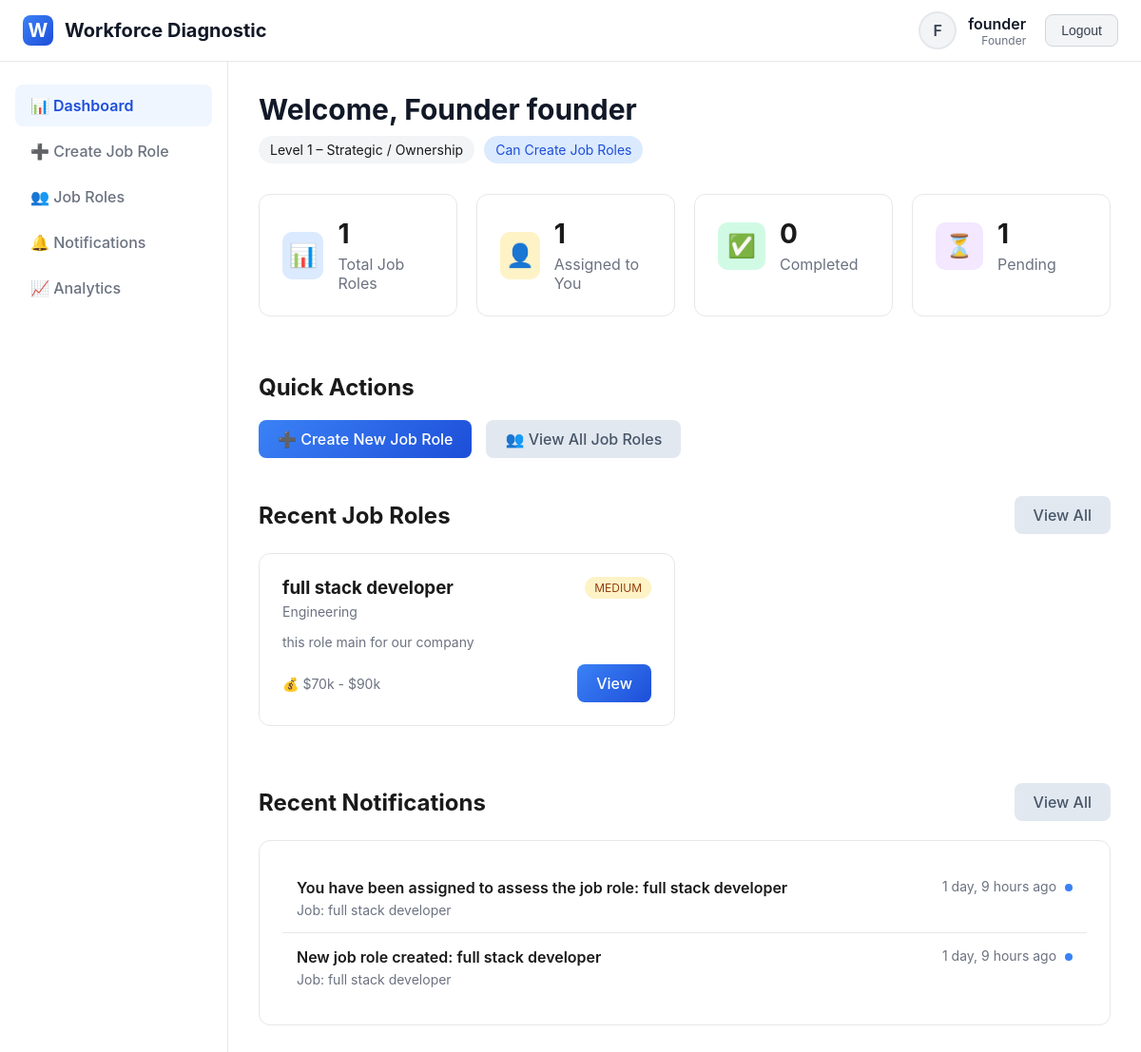
The app's page /dashboard/ (signed in) with its own data.
### diagnostic_app/models.py (models this page shows, shortened)
class User(AbstractUser):
    ROLE_CHOICES = [
        ('founder', 'Founder'),
        ('co_founder', 'Co-Founder'),
        ('ceo', 'CEO'),
        ('cfo', 'CFO'),
        ('cto', 'CTO / Tech Lead'),
        ('coo', 'COO'),
        ('project_head', 'Project Head / Team Lead'),
        ('hr_manager', 'HR Manager / People Operations'),
        ('recruiter', 'Recruiter'),
        ('hr_executive', 'HR Executive'),
    ]
    role = models.CharField(max_length=20, choices=ROLE_CHOICES)
    phone = models.CharField(max_length=15, blank=True)
    def get_level(self):
        level_map = {
            'founder': 1, 'co_founder': 1,
            'ceo': 2, 'cfo': 2,
            'cto': 2, 'coo': 2, 'project_head': 2,
            'hr_manager': 3, 'recruiter': 3, 'hr_executive': 3
        }
        return level_map.get(self.role, 0)
    def can_create_job_roles(self):
        return self.role in ['founder', 'co_founder']

class JobRole(models.Model):
    STATUS_CHOICES = [
        ('draft', 'Draft'),
        ('active', 'Active'),
        ('completed', 'Completed'),
        ('cancelled', 'Cancelled'),
    ]
    title = models.CharField(max_length=200)
    department = models.CharField(max_length=100)
    description = models.TextField()
    required_skills = models.TextField()
    experience_level = models.CharField(max_length=50)
    budget_range = models.CharField(max_length=100)
    urgency = models.CharField(max_length=20, choices=[
        ('low', 'Low'),
        ('medium', 'Medium'),
        ('high', 'High')
    ])
    created_by = models.ForeignKey(User, on_delete=models.CASCADE, related_name='created_jobs')
    created_at = models.DateTimeField(auto_now_add=True)
    status = models.CharField(max_length=20, choices=STATUS_CHOICES, default='draft')

class Notification(models.Model):
    user = models.ForeignKey(User, on_delete=models.CASCADE, related_name='notifications')
    message = models.TextField()
    job_role = models.ForeignKey(JobRole, on_delete=models.SET_NULL, null=True, blank=True)
    is_read = models.BooleanField(default=False)
    created_at = models.DateTimeField(auto_now_add=True)
    class Meta:
        ordering = ['-created_at']

### diagnostic_app/views.py (the view)
# urls.py: path('dashboard/', views.dashboard_view, name='dashboard'),
@login_required
def dashboard_view(request):
    if request.user.get_level() == 1:
        total_jobs = JobRole.objects.count()
        assigned_jobs = RoleAssignment.objects.filter(user=request.user).count()
    else:
        assigned_jobs = RoleAssignment.objects.filter(user=request.user).count()
        total_jobs = assigned_jobs
    completed = DiagnosticSubmission.objects.filter(user=request.user).count()
    pending = assigned_jobs - completed
    stats = {
        'total_jobs': total_jobs,
        'assigned_jobs': assigned_jobs,
        'completed': completed,
        'pending': pending,
        'completion_rate': round((completed / assigned_jobs * 100) if assigned_jobs > 0 else 0, 1)
    }
    if request.user.get_level() == 1:
        jobs = JobRole.objects.all().order_by('-created_at')[:6]
    else:
        assigned_job_ids = RoleAssignment.objects.filter(user=request.user).values_list('job_role_id', flat=True)
        jobs = JobRole.objects.filter(id__in=assigned_job_ids).order_by('-created_at')[:6]
    notifications = Notification.objects.filter(user=request.user, is_read=False).order_by('-created_at')[:5]
    context = {
        'stats': stats,
        'jobs': jobs,
        'notifications': notifications,
        'user_level': request.user.get_level(),
    }
    return render(request, 'diagnostic_app/dashboard.html', context)

### diagnostic_app/templates/diagnostic_app/dashboard.html (shortened to what this page needs)
{% extends 'diagnostic_app/base.html' %}
{% block content %}
<div class="page-header">
    <h1>Welcome, {{ user.get_role_display }} {{ user.username }}</h1>
    <div style="display: flex; align-items: center; gap: 10px; margin-top: 10px;">
        <span style="padding: 6px 12px; background: #f3f4f6; border-radius: 20px; font-size: 14px;">
            Level {{ user.get_level }}
            {% if user.get_level == 1 %} – Strategic / Ownership
            {% elif user.get_level == 2 %} – Execution / Delivery
            {% else %} – HR / Operations Support
            {% endif %}
        </span>
        {% if user.can_create_job_roles %}
        <span style="padding: 6px 12px; background: #dbeafe; color: #1d4ed8; border-radius: 20px; font-size: 14px;">
            Can Create Job Roles
        </span>
        {% endif %}
    </div>
</div>
<div style="display: grid; grid-template-columns: repeat(auto-fit, minmax(200px, 1fr)); gap: 20px; margin-bottom: 40px;">
    <div class="card">
        <div style="display: flex; align-items: center; gap: 15px;">
            <div style="width: 50px; height: 50px; background: #dbeafe; border-radius: 10px; display: flex; align-items: center; justify-content: center; font-size: 24px;">
                📊
            </div>
            <div>
                <h3 style="font-size: 28px; margin-bottom: 5px;">{{ stats.total_jobs }}</h3>
                <p style="color: #6b7280;">Total Job Roles</p>
            </div>
        </div>
    </div>
    <div class="card">
        <div style="display: flex; align-items: center; gap: 15px;">
            <div style="width: 50px; height: 50px; background: #fef3c7; border-radius: 10px; display: flex; align-items: center; justify-content: center; font-size: 24px;">
                👤
            </div>
            <div>
                <h3 style="font-size: 28px; margin-bottom: 5px;">{{ stats.assigned_jobs }}</h3>
                <p style="color: #6b7280;">Assigned to You</p>
            </div>
        </div>
    </div>
    <div class="card">
        <div style="display: flex; align-items: center; gap: 15px;">
            <div style="width: 50px; height: 50px; background: #d1fae5; border-radius: 10px; display: flex; align-items: center; justify-content: center; font-size: 24px;">
                ✅
            </div>
            <div>
                <h3 style="font-size: 28px; margin-bottom: 5px;">{{ stats.completed }}</h3>
                <p style="color: #6b7280;">Completed</p>
            </div>
        </div>
    </div>
    <div class="card">
        <div style="display: flex; align-items: center; gap: 15px;">
            <div style="width: 50px; height: 50px; background: #f3e8ff; border-radius: 10px; display: flex; align-items: center; justify-content: center; font-size: 24px;">
                ⏳
            </div>
            <div>
                <h3 style="font-size: 28px; margin-bottom: 5px;">{{ stats.pending }}</h3>
                <p style="color: #6b7280;">Pending</p>
            </div>
        </div>
    </div>
</div>
{% if user.can_create_job_roles %}
<div style="margin-bottom: 40px;">
    <h2 style="margin-bottom: 20px;">Quick Actions</h2>
    <div style="display: flex; gap: 15px;">
        <a href="{% url 'create_job_role' %}" class="btn btn-primary">
            ➕ Create New Job Role
        </a>
        <a href="{% url 'job_roles' %}" class="btn btn-secondary">
            👥 View All Job Roles
        </a>
    </div>
</div>
{% endif %}
<div style="margin-bottom: 40px;">
    <div style="display: flex; justify-content: space-between; align-items: center; margin-bottom: 20px;">
        <h2>Recent Job Roles</h2>
        <a href="{% url 'job_roles' %}" class="btn btn-secondary">View All</a>
    </div>
    {% if jobs %}
    <div style="display: grid; grid-template-columns: repeat(auto-fill, minmax(300px, 1fr)); gap: 20px;">
        {% for job in jobs %}
        <div class="card">
            <div style="display: flex; justify-content: space-between; align-items: flex-start; margin-bottom: 15px;">
                <div>
                    <h3 style="margin-bottom: 5px;">{{ job.title }}</h3>
                    <p style="color: #6b7280; font-size: 14px;">{{ job.department }}</p>
                </div>
                <span style="padding: 4px 10px; background:
                    {% if job.urgency == 'high' %}#fee2e2; color: #991b1b;
                    {% elif job.urgency == 'medium' %}#fef3c7; color: #92400e;
                    {% else %}#d1fae5; color: #065f46;
                    {% endif %}; border-radius: 20px; font-size: 12px;">
                    {{ job.urgency|upper }}
                </span>
            </div>
            <p style="color: #6b7280; font-size: 14px; margin-bottom: 15px;">
                {{ job.description|truncatewords:20 }}
            </p>
            <div style="display: flex; justify-content: space-between; align-items: center;">
                <div>
                    <span style="color: #6b7280; font-size: 14px;">💰 {{ job.budget_range }}</span>
                </div>
                <a href="{% url 'job_role_detail' job.id %}" class="btn btn-sm btn-primary">View</a>
            </div>
        </div>
        {% endfor %}
    </div>
    {% endif %}
</div>
<div>
    <div style="display: flex; justify-content: space-between; align-items: center; margin-bottom: 20px;">
        <h2>Recent Notifications</h2>
        <a href="{% url 'notifications' %}" class="btn btn-secondary">View All</a>
    </div>
    {% if notifications %}
    <div class="card">
        {% for notification in notifications %}
        <div style="padding: 15px; {% if not forloop.last %}border-bottom: 1px solid #e5e7eb;{% endif %}">
            <div style="display: flex; justify-content: space-between; align-items: flex-start;">
                <div style="flex: 1;">
                    <div style="font-weight: 600; margin-bottom: 5px;">{{ notification.message }}</div>
                    {% if notification.job_role %}
                    <div style="color: #6b7280; font-size: 14px;">Job: {{ notification.job_role.title }}</div>
                    {% endif %}
                </div>
                <div style="color: #6b7280; font-size: 14px; text-align: right;">
                    {{ notification.created_at|timesince }} ago
                    {% if not notification.is_read %}
                    <span style="display: inline-block; width: 8px; height: 8px; background: #3b82f6; border-radius: 50%; margin-left: 5px;"></span>
                    {% endif %}
                </div>
            </div>
        </div>
        {% endfor %}
    </div>
    {% else %}
    <div class="card">
        <p style="color: #6b7280; text-align: center; padding: 40px 0;">
            No new notifications.
        </p>
    </div>
    {% endif %}
</div>
{% endblock %}

### diagnostic_app/templates/diagnostic_app/base.html (shortened to what this page needs)
<!DOCTYPE html>
<html lang="en">
<head>
    {% load static %}
</head>
<body>
    {% if user.is_authenticated %}
    <div class="app-container">
        <header class="header">
            <div class="header-content">
                <a href="{% url 'dashboard' %}" class="logo">
                    <div class="logo-icon">W</div>
                    <span>Workforce Diagnostic</span>
                </a>
                <div class="user-menu">
                    <div class="user-info">
                        <div class="user-avatar">
                            {{ user.username|slice:":1"|upper }}
                        </div>
                        <div class="user-details">
                            <div class="user-name">{{ user.username }}</div>
                            <div class="user-role">{{ user.get_role_display }}</div>
                        </div>
                    </div>
                    <form method="post" action="{% url 'logout' %}">
                        <button type="submit" class="btn-logout">Logout</button>
                    </form>
                </div>
            </div>
        </header>
        <div class="main-content">
            <nav class="sidebar">
                <ul class="nav-menu">
                    <li class="nav-item">
                        <a href="{% url 'dashboard' %}" class="nav-link {% if request.path == '/dashboard/' %}active{% endif %}">
                            📊 Dashboard
                        </a>
                    </li>
                    {% if user.can_create_job_roles %}
                    <li class="nav-item">
                        <a href="{% url 'create_job_role' %}" class="nav-link {% if request.path == '/job-roles/create/' %}active{% endif %}">
                            ➕ Create Job Role
                        </a>
                    </li>
                    {% endif %}
                    <li class="nav-item">
                        <a href="{% url 'job_roles' %}" class="nav-link {% if '/job-roles' in request.path and request.path != '/job-roles/create/' %}active{% endif %}">
                            👥 Job Roles
                        </a>
                    </li>
                    <li class="nav-item">
                        <a href="{% url 'notifications' %}" class="nav-link {% if '/notifications' in request.path %}active{% endif %}">
                            🔔 Notifications
                        </a>
                    </li>
                    {% if user.get_level == 1 %}
                    <li class="nav-item">
                        <a href="#" class="nav-link">
                            📈 Analytics
                        </a>
                    </li>
                    {% endif %}
                </ul>
            </nav>
            <div class="content-wrapper">
                <div class="content">
                    {% block content %}{% endblock %}
                </div>
            </div>
        </div>
    </div>
    {% else %}
    {% block login_content %}{% endblock %}
    {% endif %}
</body>
</html>

### diagnostic_app/templates/diagnostic_app/base.html (style rules this page uses)
* { margin: 0; padding: 0; box-sizing: border-box; }
body { font-family: -apple-system, BlinkMacSystemFont, 'Segoe UI', Roboto, sans-serif; background: #ffffff; color: #1a1a1a; min-height: 100vh; }
.app-container { display: flex; flex-direction: column; min-height: 100vh; }
.header { background: #ffffff; border-bottom: 1px solid #e5e7eb; padding: 0 24px; box-shadow: 0 1px 3px rgba(0,0,0,0.05); }
.header-content { display: flex; align-items: center; justify-content: space-between; height: 64px; max-width: 1200px; margin: 0 auto; }
.logo { display: flex; align-items: center; gap: 12px; font-size: 20px; font-weight: 700; color: #111827; text-decoration: none; }
.logo-icon { width: 32px; height: 32px; background: linear-gradient(135deg, #3b82f6 0%, #1d4ed8 100%); border-radius: 8px; display: flex; align-items: center; justify-content: center; color: white; }
.user-menu { display: flex; align-items: center; gap: 20px; }
.user-info { display: flex; align-items: center; gap: 12px; }
.user-avatar { width: 40px; height: 40px; border-radius: 50%; background: #f3f4f6; display: flex; align-items: center; justify-content: center; font-weight: 600; color: #374151; border: 2px solid #e5e7eb; }
.user-details { text-align: right; }
.user-name { font-weight: 600; color: #111827; }
.user-role { font-size: 12px; color: #6b7280; }
.btn-logout { padding: 8px 16px; background: #f3f4f6; color: #374151; border: 1px solid #d1d5db; border-radius: 8px; font-size: 14px; font-weight: 500; cursor: pointer; transition: all 0.2s; }
.main-content { flex: 1; display: flex; }
.sidebar { width: 240px; background: #ffffff; border-right: 1px solid #e5e7eb; padding: 24px 0; }
.nav-menu { list-style: none; padding: 0 16px; }
.nav-item { margin-bottom: 4px; }
.nav-link { display: flex; align-items: center; gap: 12px; padding: 12px 16px; color: #6b7280; text-decoration: none; border-radius: 8px; transition: all 0.2s; font-weight: 500; }
.nav-link.active { background: #eff6ff; color: #1d4ed8; font-weight: 600; }
.content-wrapper { flex: 1; padding: 32px; background: #ffffff; }
.content { max-width: 1200px; margin: 0 auto; }
.page-header { margin-bottom: 32px; }
.page-header h1 { font-size: 30px; font-weight: 700; color: #111827; margin-bottom: 8px; }
.btn { padding: 10px 20px; border-radius: 8px; font-weight: 500; cursor: pointer; border: none; text-decoration: none; display: inline-flex; align-items: center; gap: 8px; transition: all 0.2s; }
.btn-primary { background: linear-gradient(135deg, #3b82f6 0%, #1d4ed8 100%); color: white; }
.btn-secondary { background: #e2e8f0; color: #475569; }
.card { background: #ffffff; border: 1px solid #e5e7eb; border-radius: 12px; padding: 24px; margin-bottom: 20px; }

### records on screen
User: username "F", username "founder", role "Founder", get_level "1"
JobRole: title "full stack developer", department "Engineering", urgency "MEDIUM", description "this role main for our company", budget_range "$70k - $90k"
Notification: message "You have been assigned to assess the job role: full stack developer", job_role "full stack developer", created_at "1 day, 9 hours", is_read False (drawn)
Notification: message "New job role created: full stack developer", job_role "full stack developer", created_at "1 day, 9 hours", is_read False (drawn)

### other values on screen
{{ stats.total_jobs }} "1"
{{ stats.assigned_jobs }} "1"
{{ stats.completed }} "0"
{{ stats.pending }} "1"
